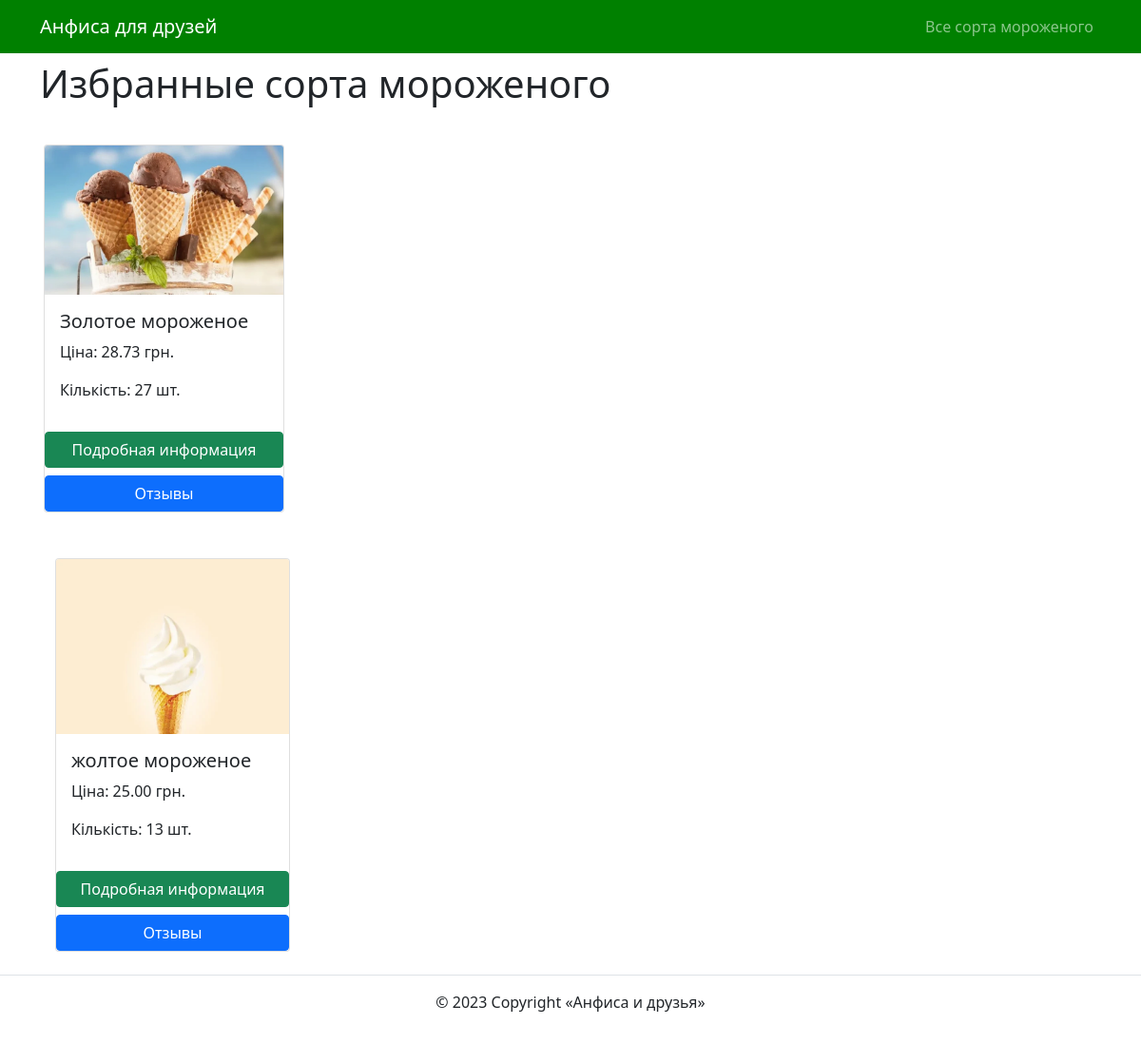
The page / on the database its author committed.
### ice_cream/models.py (models this page shows, shortened)
class IceCream(models.Model):
    name = models.CharField('Название', max_length=200)
    description = models.TextField('Описание')
    on_main = models.BooleanField('На главную?', default=True)
    image = ProcessedImageField(
        verbose_name='Зображення',
        upload_to='icecreams/',
        processors=[ResizeToFit(820, 440)],
        format='WEBP',
        options={'quality': 90},
        blank=True,
        null=True
    )
    quantity = models.PositiveIntegerField(verbose_name='Кількість', default=0)
    price = models.DecimalField(max_digits=10, decimal_places=2, verbose_name='Ціна', default=0.0)
    class Meta:
        ordering = ('name',)
        verbose_name = 'мороженое'
        verbose_name_plural = 'мороженое'

### ice_cream/views.py (the view)
# urls.py: path('', views.index, name='index'),
def index(request):
    template = 'ice_cream/index.html'
    selected_ice_creams = IceCream.objects.filter(on_main=True)
    context = {
        'selected_ice_creams': selected_ice_creams,
    }
    return render(request, template, context)

### templates/ice_cream/index.html (shortened to what this page needs)
{% extends 'base.html' %}
{% load static %}
{% block content %}
  <h1>Избранные сорта мороженого</h1>
  <div class="row py-3">
    {% for ice_cream in selected_ice_creams %}
      {% include 'ice_cream/includes/ice_cream_card.html' %}
    {% endfor %}
{% endblock %}

### templates/ice_cream/includes/ice_cream_card.html
{% load static %}
<div class="col-12 col-md-6 col-xl-3 p-3">
  <div class="card h-100">
    {% if ice_cream.image %}
    <img src="{{ ice_cream.image.url }}" alt="" class="card-img-top img-fluid">
    {% else %}
    <img src="{% static '/img/tmb.png' %}" alt="" class="card-img-top img-fluid">
    {% endif %}
    <div class="card-body">
      <h5>{{ ice_cream.name }}</h5>
      <p>Ціна: {{ ice_cream.price }} грн.</p>
      <p>Кількість: {{ ice_cream.quantity }} шт.</p>
    </div>
    <a href="{% url 'ice_cream:ice_cream_detail' ice_cream.pk %}" class="btn btn-success">
      Подробная информация
    </a>
    <a href="{% url 'ice_cream:ice_cream_reviews' ice_cream.pk %}" class="btn btn-primary mt-2">
      Отзывы
    </a>
  </div>
</div>
</div>

### rows shown on the page
IceCream: image (picture), name "Золотое мороженое", price "28.73", quantity "27"
IceCream: image (picture), name "жолтое мороженое", price "25.00", quantity "13"
